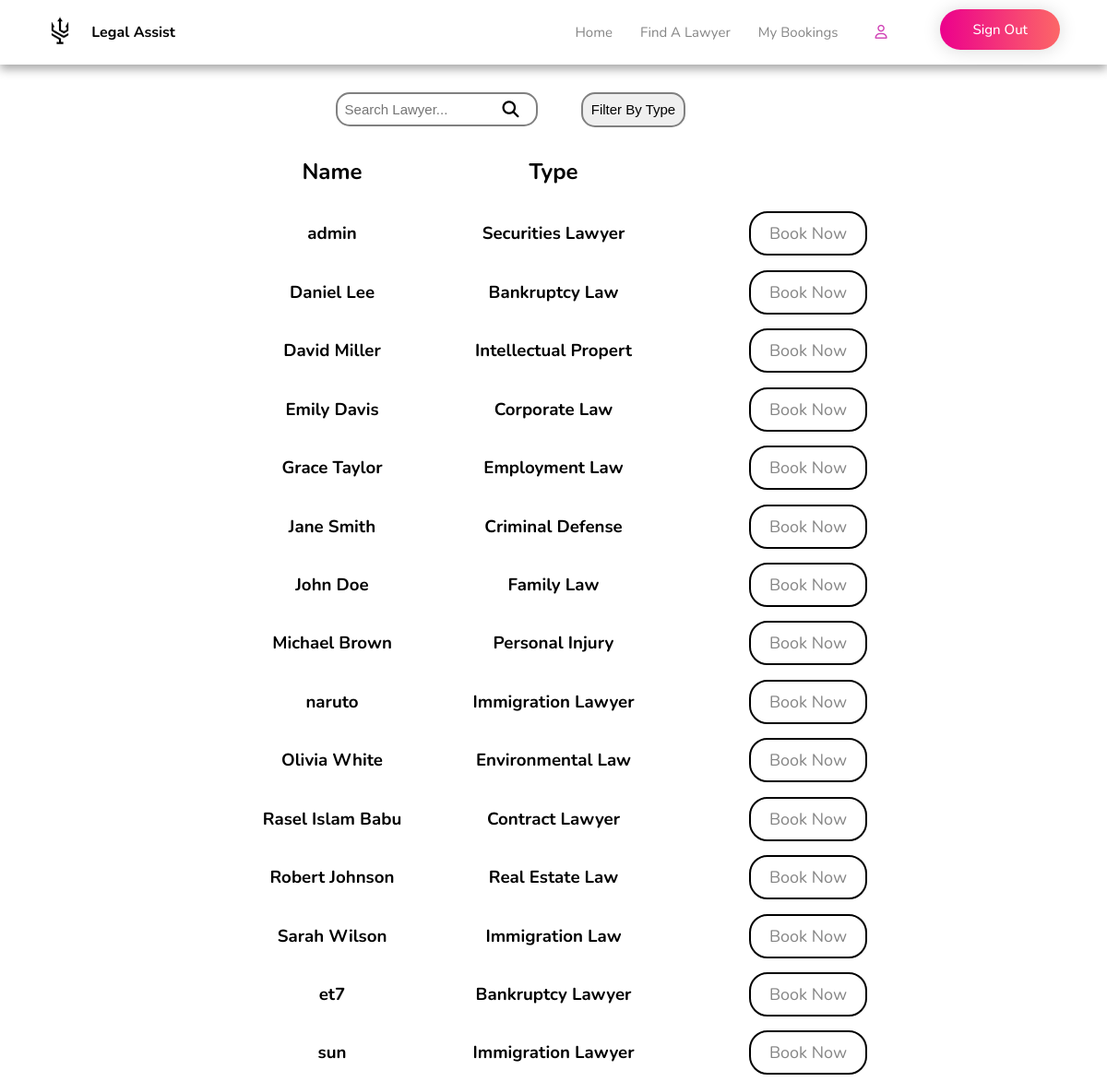
The app's page /user/Components/page/lawyer.php (signed in) with its own data.
### tables this page shows
CREATE TABLE `adminregistation` (
  `username` varchar(29) DEFAULT NULL,
  `email` varchar(20) NOT NULL,
  `password` varchar(20) DEFAULT NULL,
  `category` varchar(20) DEFAULT NULL
);

### user/Components/page/lawyer.php (the view, shortened to what this page needs)
<?php
$name= $_SESSION['variable_name_1'];
require '../../connectdatabase/connect.php';
?>
<!DOCTYPE html>
<html lang="en">
<head>
    <link rel="stylesheet" type="text/css"
        href="https://cdnjs.cloudflare.com/ajax/libs/font-awesome/5.15.1/css/all.min.css" />
</head>
<link rel="stylesheet" href="../../designCSS//Lawyer.css">
<link rel="stylesheet" href="../../designCSS/navbar.css">
<body>
    <div class="navbar">
        <div class="right-nav">
            <a href="./HomePage.php"><img width="50" src="../../Assists/logo/LegalAssist-Transparent.png" alt="" /></a>
            <h4>Legal Assist</h4>
        </div>
        <div class="nav">
            <a href="./HomePage.php">
                <p>Home</p>
            </a>
            <p></p>
            <a href="./lawyer.php">
                <p>Find A Lawyer</p>
            </a>
            <p></p>
            <a href="./userBooking.php">
                <p>My Bookings</p>
            </a>
            <p></p>
            <p>
                <i class="fa-regular fa-user" style="color: #d043b6"></i>&nbsp;&nbsp;<span id="profile"><?php echo $name; ?></span>
            </p>
            <p></p>
            <div id="signup-logout-btn">
            <a id="signup" class="signup" style="color: #fff;" href="../logout/logout.php">Sign Out</a>
            </div>
            <div id="space"></div>
        </div>
    </div>
    <div id="LawyerBar">
        <div id="searchBox">
            <input class="searchInput" contenteditable="true" placeholder="Search Lawyer..." id="inputBox"></input>
            <button id="Search"><i class="fa-solid fa-magnifying-glass"></i></button>
        </div>
        <div class="dropdown">
            <button onclick="toggle()" class="dropbtn" id="filter">Filter By Type</button>
        </div>
    </div>
    <div id="heading">
        <h2>Name</h2>
        <h2>Type</h2>
    </div>
    <div id="LawyerList">
        <?php
        $q=mysqli_query($connect,"select * from adminregistation");
        while($r=mysqli_fetch_array($q))
        {
            ?>
        <div class="Lawyer">
            <h3><?php echo $r['username'];?></h3>
            <h3><?php echo $r['category']; ?></h3>
            <a class="bookfor"href="./booking.php?lemail=<?php echo $r['email']; ?>" >Book Now</a>
        </div>
          <?php
        }
        ?>
    </div>
</body>
</html>

### user/designCSS/lawyer.css (style rules this page uses)
body { text-align: center; margin: 0px; padding: 0px; padding-top: 100px; }
.dropbtn { cursor: pointer; }
.dropdown { position: relative; display: inline-block; width: 300px; }
#LawyerBar { display: flex; justify-content: center; padding-bottom: 1%; }
#searchBox { display: inline-block; position: relative; margin-right: -30px; }
#searchBox input { font-size: 15px; padding: 4%; border: 2px solid grey; border-radius: 15px; }
#searchBox i, #searchBox button { position: absolute; top: 50%; right: 0px; transform: translateY(-50%); font-size: 18px; padding: 10%; background-color: unset; border: unset; cursor: pointer; }
#searchBox button { z-index: 1; }
#filter { font-size: 15px; padding: 2.8%; border: 2px solid grey; border-radius: 15px; }
.Lawyer { display: grid; grid-template-columns: repeat(5, 1fr); align-items: center; }
.Lawyer .bookfor { border: 2px solid black; margin-left: 30%; font-size: 18px; border-radius: 20px; padding-top: 10px; padding-bottom: 10px; padding-left: 20px; padding-right: 20px; justify-self: center; align-self: center; }
#heading { display: grid; grid-template-columns: repeat(5, 1fr); align-items: center; }
body { font-family: "Nunito"; }

### user/designCSS/navbar.css (style rules this page uses)
.navbar { top: 0; display: flex; z-index: 100; width: 100%; position: fixed; background-color: white; align-items: center; height: 70px; justify-content: space-between; box-shadow: rgba(0, 0, 0, 0.35) 0px 5px 10px; }
.right-nav { display: flex; align-items: center; width: 150px; justify-content: space-between; margin-left: 40px; }
.nav { display: flex; justify-content: space-between; }
a, a:link, a:visited, a:hover, a:active { text-decoration: none; transition: all 0.3s cubic-bezier(0.4, 0, 1, 1) 0s; color: rgba(102, 102, 102, .8); font-size: 15px; }
.nav>p { padding: 0 20px 0 10px; transition: all 0.3s cubic-bezier(0.4, 0, 1, 1) 0s; color: rgba(102, 102, 102, .8); font-size: 15px; }
#space { width: 50px; }
.signup { border: none; display: inline-block; vertical-align: top; margin-right: 1px; border-radius: 35px; font-weight: 500; color: #fff; line-height: 26px; font-size: 15px; padding: 9px 35px; background-size: 200% 100%; cursor: pointer; background-image: linear-gradient(to right, #EC008C 0%, #fc6767 50%, #EC008C 100%) !important; box-shadow: 0 1px 20px 0 rgb(0 0 0 / 14%); }

### records on screen
adminregistation: username "admin", category "Securities Lawyer"
adminregistation: username "Daniel Lee", category "Bankruptcy Law"
adminregistation: username "David Miller", category "Intellectual Propert"
adminregistation: username "Emily Davis", category "Corporate Law"
adminregistation: username "Grace Taylor", category "Employment Law"
adminregistation: username "Jane Smith", category "Criminal Defense"
adminregistation: username "John Doe", category "Family Law"
adminregistation: username "Michael Brown", category "Personal Injury"
adminregistation: username "naruto", category "Immigration Lawyer"
adminregistation: username "Olivia White", category "Environmental Law"
adminregistation: username "Rasel Islam Babu", category "Contract Lawyer"
adminregistation: username "Robert Johnson", category "Real Estate Law"
adminregistation: username "Sarah Wilson", category "Immigration Law"
adminregistation: username "et7", category "Bankruptcy Lawyer"
adminregistation: username "sun", category "Immigration Lawyer"
